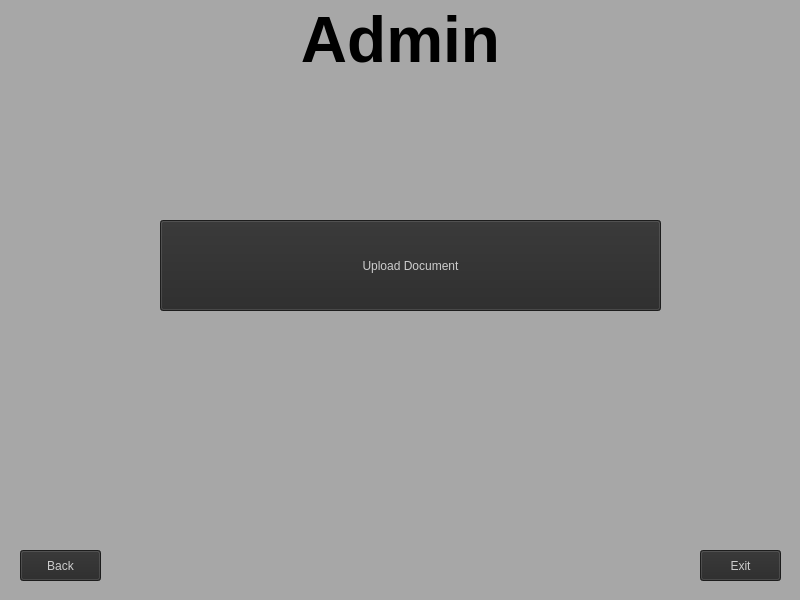
<?xml version="1.0" encoding="UTF-8"?>
<ui version="4.0">
 <class>Admin_Screen</class>
 <widget class="QMainWindow" name="Admin_Screen">
  <property name="geometry">
   <rect>
    <x>0</x>
    <y>0</y>
    <width>800</width>
    <height>600</height>
   </rect>
  </property>
  <property name="windowTitle">
   <string>MainWindow</string>
  </property>
  <property name="styleSheet">
   <string notr="true">background-color: rgb(167, 167, 167);</string>
  </property>
  <widget class="QWidget" name="centralwidget">
   <widget class="QTextEdit" name="Title">
    <property name="geometry">
     <rect>
      <x>285</x>
      <y>0</y>
      <width>231</width>
      <height>101</height>
     </rect>
    </property>
    <property name="styleSheet">
     <string notr="true">QTextEdit
{
	background-color: rgb(167, 167, 167);
	color: BLACK;
	border: none;
}

QTextEdit:hover
{
	background-color: rgb(167, 167, 167);
	color: rgb(235, 235, 235);
	border: none;
}</string>
    </property>
    <property name="html">
     <string>&lt;!DOCTYPE HTML PUBLIC &quot;-//W3C//DTD HTML 4.0//EN&quot; &quot;http://www.w3.org/TR/REC-html40/strict.dtd&quot;&gt;
&lt;html&gt;&lt;head&gt;&lt;meta name=&quot;qrichtext&quot; content=&quot;1&quot; /&gt;&lt;meta charset=&quot;utf-8&quot; /&gt;&lt;style type=&quot;text/css&quot;&gt;
p, li { white-space: pre-wrap; }
hr { height: 1px; border-width: 0; }
li.unchecked::marker { content: &quot;\2610&quot;; }
li.checked::marker { content: &quot;\2612&quot;; }
&lt;/style&gt;&lt;/head&gt;&lt;body style=&quot; font-family:'Segoe UI'; font-size:9pt; font-weight:400; font-style:normal;&quot;&gt;
&lt;p align=&quot;center&quot; style=&quot; margin-top:0px; margin-bottom:0px; margin-left:0px; margin-right:0px; -qt-block-indent:0; text-indent:0px;&quot;&gt;&lt;span style=&quot; font-size:48pt; font-weight:700;&quot;&gt;Admin&lt;/span&gt;&lt;/p&gt;&lt;/body&gt;&lt;/html&gt;</string>
    </property>
   </widget>
   <widget class="QPushButton" name="Back_Button">
    <property name="geometry">
     <rect>
      <x>20</x>
      <y>550</y>
      <width>81</width>
      <height>31</height>
     </rect>
    </property>
    <property name="styleSheet">
     <string notr="true">QPushButton
{
	font: 700 15pt &quot;Farsi Simple&quot;;
	background-color: rgb(40, 40, 40);
	color: rgb(205, 205, 205);
}

QPushButton:hover
{
	font: 700 15pt &quot;Farsi Simple&quot;;
	background-color: rgb(50, 50, 50);
	color: rgb(235, 235, 235);
}

QPushButton:pressed
{
	font: 700 15pt &quot;Farsi Simple&quot;;
	background-color: rgb(40, 40, 40);
	color: rgb(205, 205, 205);
}</string>
    </property>
    <property name="text">
     <string>Back</string>
    </property>
   </widget>
   <widget class="QPushButton" name="Exit_Button">
    <property name="geometry">
     <rect>
      <x>700</x>
      <y>550</y>
      <width>81</width>
      <height>31</height>
     </rect>
    </property>
    <property name="styleSheet">
     <string notr="true">QPushButton
{
	font: 700 15pt &quot;Farsi Simple&quot;;
	background-color: rgb(40, 40, 40);
	color: rgb(205, 205, 205);
}

QPushButton:hover
{
	font: 700 15pt &quot;Farsi Simple&quot;;
	background-color: rgb(50, 50, 50);
	color: rgb(235, 235, 235);
}

QPushButton:pressed
{
	font: 700 15pt &quot;Farsi Simple&quot;;
	background-color: rgb(40, 40, 40);
	color: rgb(205, 205, 205);
}</string>
    </property>
    <property name="text">
     <string>Exit</string>
    </property>
   </widget>
   <widget class="QPushButton" name="Upload_Button">
    <property name="geometry">
     <rect>
      <x>160</x>
      <y>220</y>
      <width>501</width>
      <height>91</height>
     </rect>
    </property>
    <property name="styleSheet">
     <string notr="true">QPushButton
{
	font: 700 40pt &quot;Farsi Simple&quot;;
	background-color: rgb(40, 40, 40);
	color: rgb(205, 205, 205);
}

QPushButton:hover
{
	font: 700 40pt &quot;Farsi Simple&quot;;
	background-color: rgb(50, 50, 50);
	color: rgb(235, 235, 235);
}

QPushButton:pressed
{
	font: 700 40pt &quot;Farsi Simple&quot;;
	background-color: rgb(40, 40, 40);
	color: rgb(205, 205, 205);
}</string>
    </property>
    <property name="text">
     <string>Upload Document</string>
    </property>
   </widget>
  </widget>
 </widget>
 <resources/>
 <connections/>
</ui>
